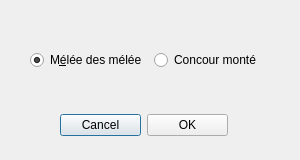
<?xml version="1.0" encoding="UTF-8"?>
<ui version="4.0">
 <class>ModeChooseWindow</class>
 <widget class="QDialog" name="ModeChooseWindow">
  <property name="geometry">
   <rect>
    <x>0</x>
    <y>0</y>
    <width>300</width>
    <height>160</height>
   </rect>
  </property>
  <property name="windowTitle">
   <string>Dialog</string>
  </property>
  <widget class="QWidget" name="horizontalLayoutWidget">
   <property name="geometry">
    <rect>
     <x>60</x>
     <y>110</y>
     <width>168</width>
     <height>31</height>
    </rect>
   </property>
   <layout class="QHBoxLayout" name="horizontalLayout">
    <item>
     <widget class="QPushButton" name="CancelButton">
      <property name="text">
       <string>Cancel</string>
      </property>
     </widget>
    </item>
    <item>
     <widget class="QPushButton" name="OKButton">
      <property name="text">
       <string>OK</string>
      </property>
     </widget>
    </item>
   </layout>
  </widget>
  <widget class="QWidget" name="horizontalLayoutWidget_2">
   <property name="geometry">
    <rect>
     <x>30</x>
     <y>20</y>
     <width>241</width>
     <height>80</height>
    </rect>
   </property>
   <layout class="QHBoxLayout" name="horizontalLayout_2">
    <item>
     <widget class="QRadioButton" name="radioButton_3">
      <property name="enabled">
       <bool>true</bool>
      </property>
      <property name="text">
       <string>M&amp;élée des mélée</string>
      </property>
      <property name="checked">
       <bool>true</bool>
      </property>
      <property name="autoRepeat">
       <bool>true</bool>
      </property>
     </widget>
    </item>
    <item>
     <widget class="QRadioButton" name="radioButton">
      <property name="enabled">
       <bool>true</bool>
      </property>
      <property name="text">
       <string>Concour monté</string>
      </property>
      <property name="checked">
       <bool>false</bool>
      </property>
     </widget>
    </item>
   </layout>
  </widget>
 </widget>
 <resources/>
 <connections/>
</ui>
